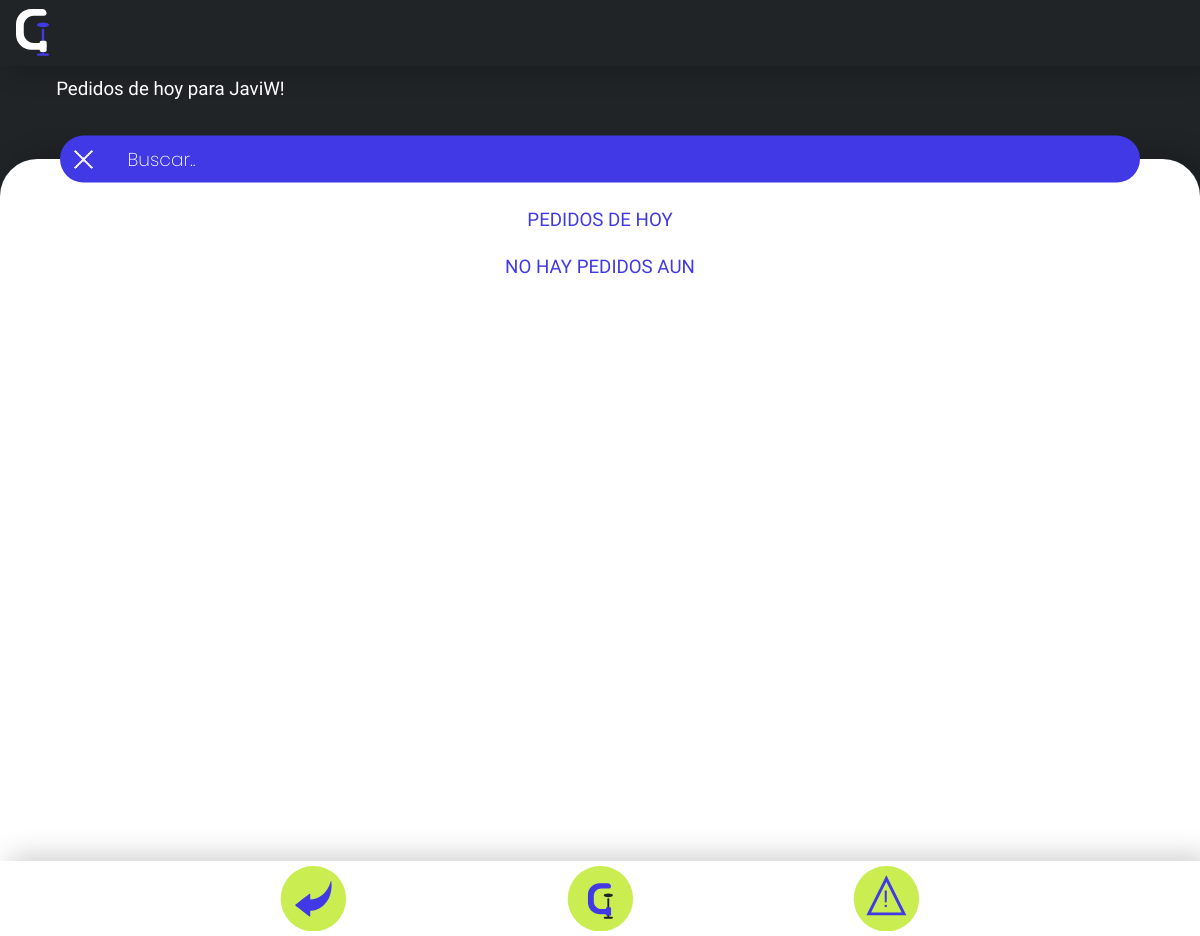
Before: /notificaciones.php (signed in) with the older database file.
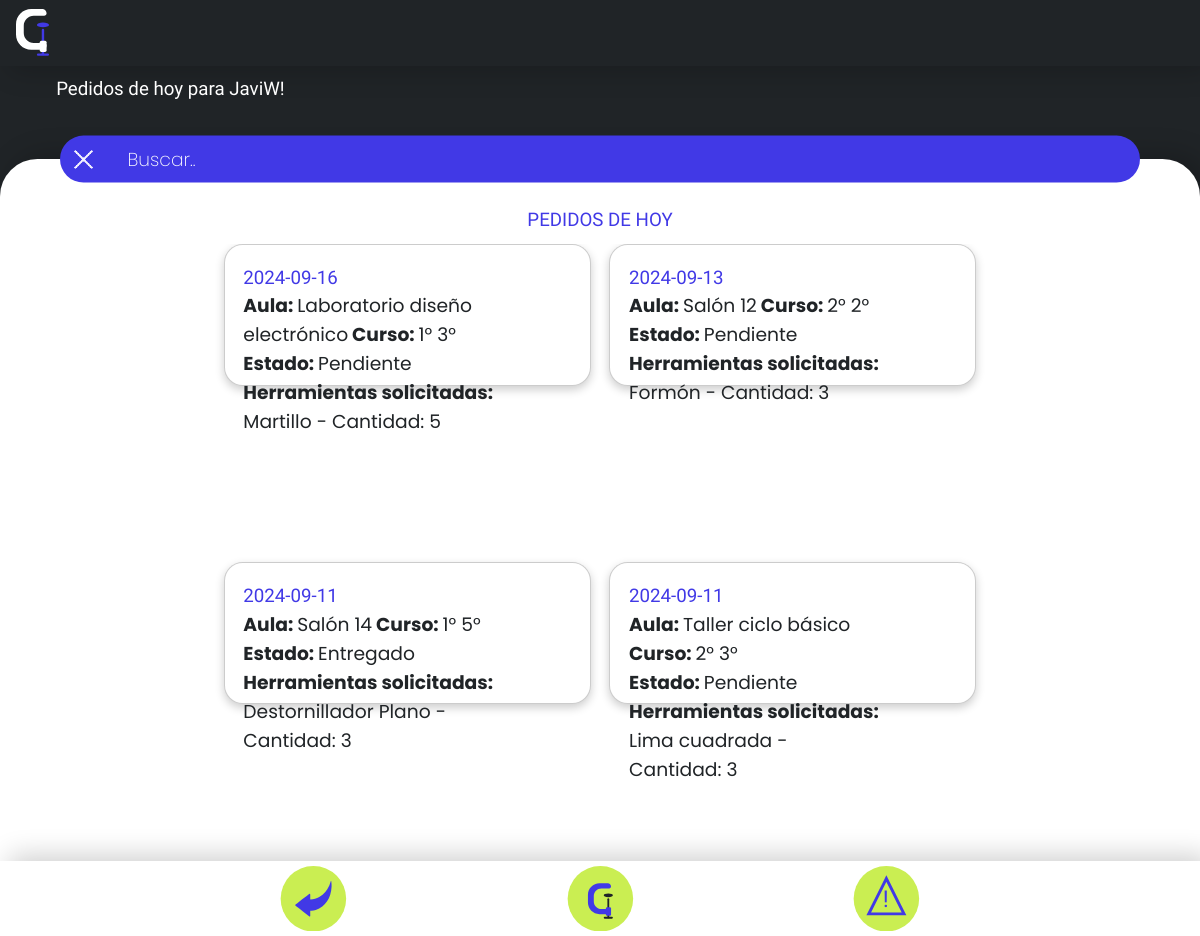
After: the same page with the newer database file.
### tables this page shows
CREATE TABLE `pedidos` (
  `id_pedido` int(11) NOT NULL,
  `fecha_pedido` date NOT NULL,
  `fk_usuario` int(11) NOT NULL,
  `id_aula` int(11) NOT NULL,
  `estado` enum('Pendiente','En proceso','Enviado','Entregado','Devuelto','Cancelado') NOT NULL,
  `observaciones` varchar(200) NOT NULL,
  `pedido` longtext NOT NULL CHECK (json_valid(`pedido`)),
  `fk_curso` int(11) NOT NULL
);

CREATE TABLE `aulas` (
  `id_aulas` int(11) NOT NULL,
  `nombre` varchar(50) NOT NULL,
  `piso` varchar(10) NOT NULL
);

CREATE TABLE `cursos` (
  `id` int(100) NOT NULL,
  `curso` varchar(5) NOT NULL
);

### notificaciones.php (the view, shortened to what this page needs)
<?php
include './codigophp/conexionbs.php';
?>
<!DOCTYPE html>
<html lang="es">
<head>
    <link rel="stylesheet" href="estiloscss/styles.css">
    <link rel="stylesheet" href="estiloscss/animaciones.css">
    <link rel="stylesheet" href="estiloscss/imagenes.css">
</head>
<body>
    <div id="pagina">
        <div id="header">
            <a href="inicio.php" class="imagen"><?php incrustarSVG("imagenes/SVG/logo"); ?></a>
            <button class="usuario imagen" id="user"></button>
        </div>
        <div id="subheader">
            <h1>Pedidos de hoy para <?php echo htmlspecialchars($_SESSION['username']); ?>!</h1>
            <p></p>
        </div>
        <div id="contenido">
            <div class="barra">
                <button class="equis"></button>
                <input type="text" placeholder="Buscar..">
                <div></div>
            </div>
            <div class="contenido2">
                <div class="con3" id="inicio">
                    <h1>PEDIDOS DE HOY</h1>
                    <div class="scroll-y" id="scroll" style="height: 100%;">
                        <div class="conscroll-y" style="height: 100%;">
                            <?php
                            $sql = "SELECT pedidos.*, aulas.*, cursos.*, usuarios.*, pedidos.pedido
                            FROM pedidos
                            JOIN aulas ON pedidos.id_aula = aulas.id_aulas
                            JOIN cursos ON pedidos.fk_curso = cursos.id
                            JOIN usuarios ON pedidos.fk_usuario = usuarios.id_usuario
                            ORDER BY pedidos.fecha_pedido DESC;";
                            $result = $conn->query($sql);
                            if ($result->num_rows > 0) {
                                while ($row = $result->fetch_assoc()) {
                                    $pedido_json = json_decode($row["pedido"], true);
                                    $herramientas = $pedido_json["herramientas"];
                                    $cantidades = $pedido_json["cantidad"];
                                    $herramientas_names = array();
                                    $sql_herramientas = "SELECT nombre FROM herramientas WHERE id IN (" . implode(',', $herramientas) . ")";
                                    $result_herramientas = $conn->query($sql_herramientas);
                                    while ($herramienta = $result_herramientas->fetch_assoc()) {
                                        $herramientas_names[] = $herramienta["nombre"];
                                    }
                                    echo '<div class="rectangulo4">';
                                    echo '<h1>' . htmlspecialchars($row["fecha_pedido"], ENT_QUOTES, 'UTF-8') . '</h1>';
                                    echo '<p><strong>Aula: </strong>' . htmlspecialchars($row["nombre"], ENT_QUOTES, 'UTF-8') . '<strong> Curso: </strong>' . htmlspecialchars($row["curso"], ENT_QUOTES, 'UTF-8') . '<br><strong>Estado: </strong>' . htmlspecialchars($row["estado"], ENT_QUOTES, 'UTF-8');
                                    for ($i = 0; $i < count($herramientas); $i++) {
                                        echo '<br><strong>Herramientas solicitadas:</strong>';
                                        echo '<br>' . $herramientas_names[$i] . ' - Cantidad: ' . $cantidades[$i] . '</p>';
                                    }
                                    echo '<button class="imagen opcionesblanco tocar"></button>';
                                    echo '</div>';
                                }
                            } else {
                                echo "<h1>NO HAY PEDIDOS AUN</h1>";
                            }
                            ?>
                        </div>
                    </div>
                </div>
            </div>
        </div>
        <div id="footer">
            <a href="inicio.php" class="imagen izquierda i">Volver al
                inicio<?php incrustarSVG("imagenes/SVG/flecha"); ?></a>
            <a href="pedidos.php"
                class=" imagen centro i">Herramientas<?php incrustarSVG("imagenes/SVG/botonlogo"); ?></a>
            <a href="reportes.php" class=" imagen derecha i">Reportes<?php incrustarSVG("imagenes/SVG/alerta"); ?></a>
        </div>
</body>
</html>

Changed rows visible on the page:
added pedidos: fecha_pedido "2024-09-16", id_aula.nombre "Laboratorio diseño electrónico", fk_curso.curso "1° 3°", estado "Pendiente", i "Martillo", pedido "5"
added pedidos: fecha_pedido "2024-09-13", id_aula.nombre "Salón 12", fk_curso.curso "2° 2°", estado "Pendiente", i "Formón", pedido "3"
added pedidos: fecha_pedido "2024-09-11", id_aula.nombre "Salón 14", fk_curso.curso "1° 5°", estado "Entregado", i "Destornillador Plano", pedido "3"
added pedidos: fecha_pedido "2024-09-11", id_aula.nombre "Taller ciclo básico", fk_curso.curso "2° 3°", estado "Pendiente", i "Lima cuadrada", pedido "3"
Other visible differences:
text no longer shown: "NO HAY PEDIDOS AUN"
